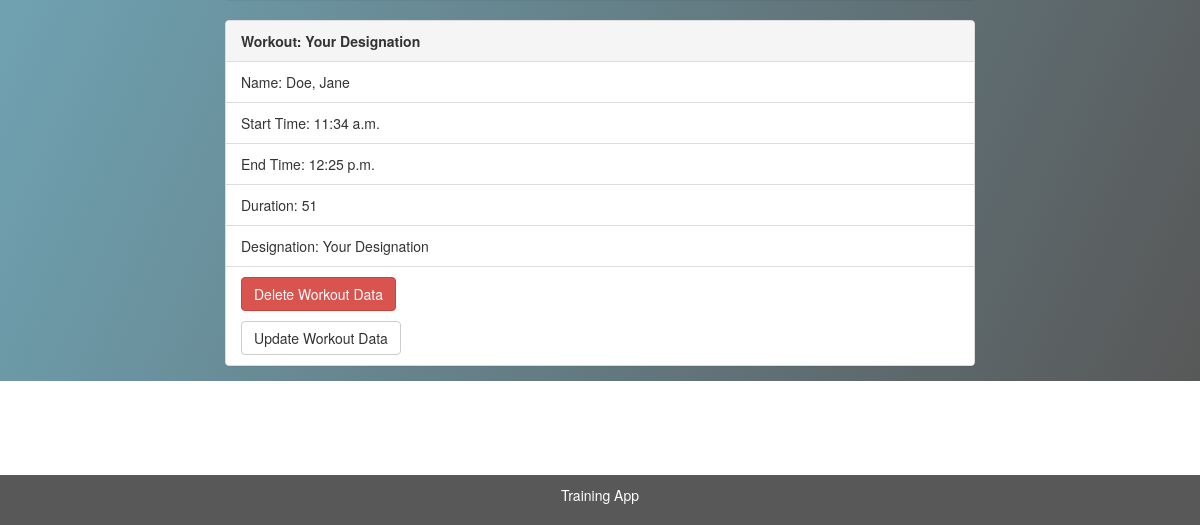
Page /workout_data_list (lower part) on the earlier database version.
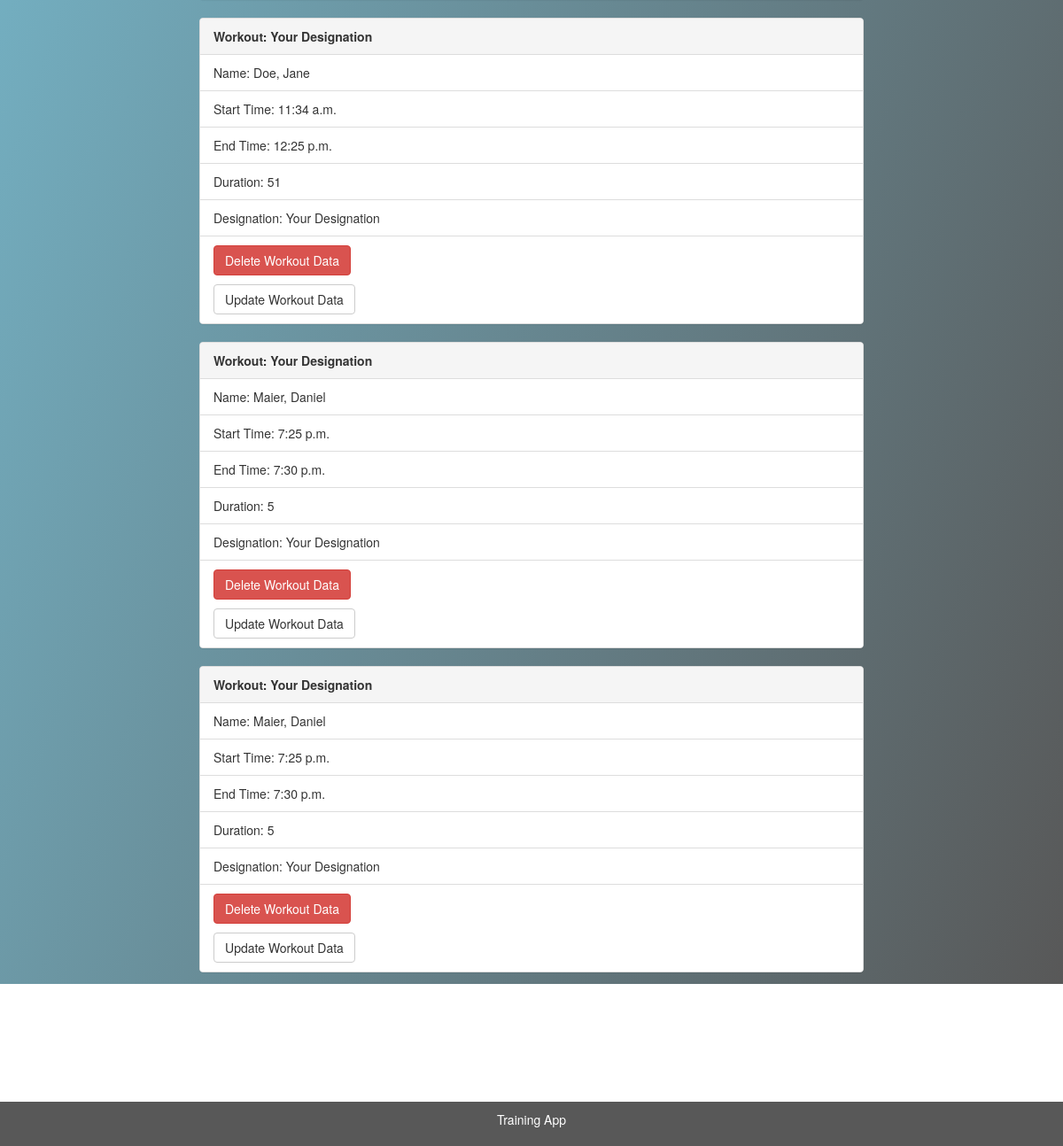
Same page on the later database version.
### athletes/models.py (models this page shows, shortened)
class Workout_data(models.Model):
    workout = models.ForeignKey(Workout, blank=True, null=True, on_delete=models.CASCADE)
    athlete = models.ForeignKey(Athletes, blank=True, null=True, on_delete=models.CASCADE)
    start = models.TimeField(max_length=30)
    end = models.TimeField(max_length=30)
    date = models.DateField(max_length=30, default=timezone.now)
    @property
    def duration(self):
        end = self.end.hour*60 + self.end.minute
        start = self.start.hour*60 + self.start.minute
        duration = end - start
        return duration

class Workout(models.Model):
    designation = models.CharField(max_length=50)
    description = models.CharField(max_length=200)

class Athletes(models.Model):
    gender = models.CharField(max_length=10, choices=GENDER_CHOICES, default='diverse')
    first_name = models.CharField(max_length=200)
    last_name = models.CharField(max_length=200)
    height = models.IntegerField()
    weight = models.IntegerField()

### athletes/views.py (the view)
# urls.py: path('workout_data_list', views.workout_data_list, name='workout_data_list'),
def workout_data_list(request):
    workout_data_list = Workout_data.objects.all
    return render(request, "workout_data_list.html", {'workout_data_list':workout_data_list})

### athletes/templates/workout_data_list.html (shortened to what this page needs)
{% extends 'main.html' %}
{% block content %}
      {% for workout in workout_data_list %}
      <div class="panel panel-default">
        <div class="panel-heading"><strong>Workout: {{ workout.workout.designation }}</strong></div>
          <ul class="list-group">
            <li class="list-group-item">Name: {{ workout.athlete.last_name }}, {{ workout.athlete.first_name }}</li>
            <li class="list-group-item">Start Time: {{ workout.start }}</li>
            <li class="list-group-item">End Time: {{ workout.end }}</li>
            <li class="list-group-item">Duration: {{ workout.duration }}</li>
            <li class="list-group-item">Designation: {{ workout.workout.designation }}</li>
            <li class="list-group-item"><a href="{% url 'delete_workout_data' workout.id %}" class="btn btn-danger">Delete Workout Data</a><p> </p><a href="{% url 'update_workout_data' workout.id %}" class="btn btn-default">Update Workout Data</a></li>
          </ul>
      </div>
      {% endfor %}
{% endblock %}

Differences in the rows shown:
added Workout_data: workout.designation "Your Designation", athlete.last_name "Maier", athlete.first_name "Daniel", start "7:25 p.m.", end "7:30 p.m.", duration "5"
added Workout_data: workout.designation "Your Designation", athlete.last_name "Maier", athlete.first_name "Daniel", start "7:25 p.m.", end "7:30 p.m.", duration "5"
